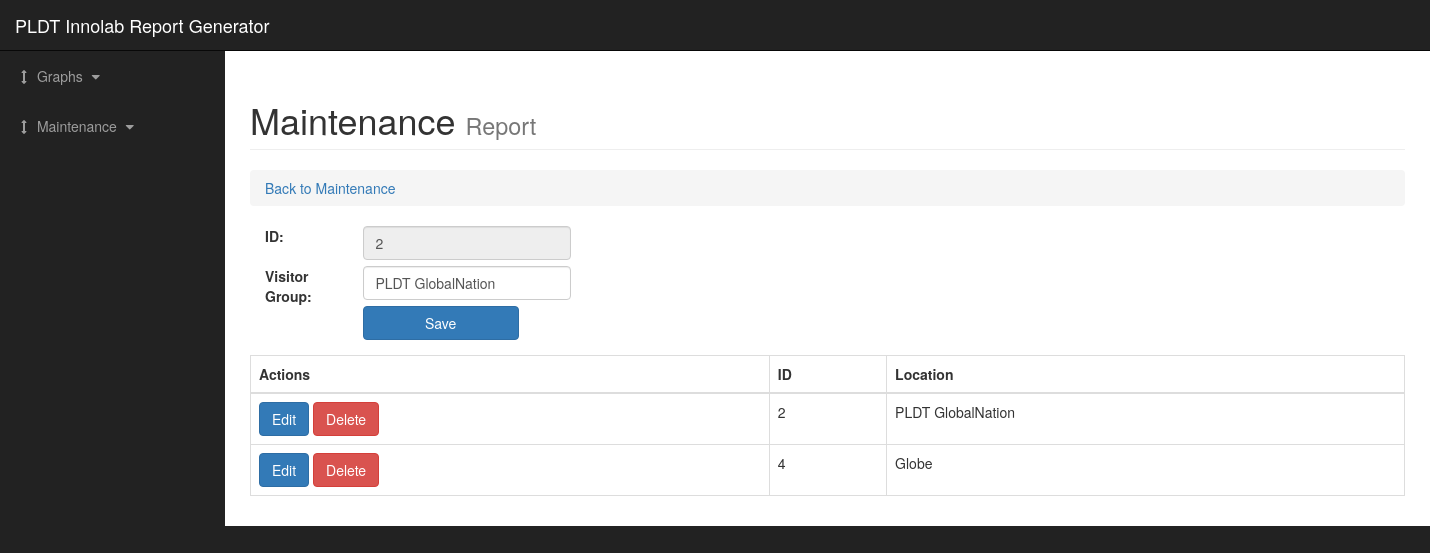
The app's page /user/maintenance/group_update.php?id=2 with its own data.
### tables this page shows
CREATE TABLE `tblgroup` (
  `GroupID` int(20) NOT NULL,
  `GroupName` varchar(50) NOT NULL,
  `GroupCTR` int(20) NOT NULL,
  `GroupIsActive` tinyint(1) NOT NULL
);

### user/maintenance/group_update.php (the view, shortened to what this page needs)
<?php
require_once('../../database/config.php');
?>
<!DOCTYPE html>
<html lang="en">
<head>
	<link href="../../css/bootstrap.min.css" rel="stylesheet">
	<link href="../../css/sb-admin.css" rel="stylesheet">
	<link href="../../font-awesome/css/font-awesome.min.css" rel="stylesheet" type="text/css">
</head>
<body>
	<form method="post">
		<div id="wrapper">
			<nav class="navbar navbar-inverse navbar-fixed-top" role="navigation">
				<div class="navbar-header">
					<a class="navbar-brand" href="../index.php">PLDT Innolab Report Generator</a>
				</div>
				<div class="collapse navbar-collapse navbar-ex1-collapse">
					<ul class="nav navbar-nav side-nav">
						<li>
							<a href="javascript:;" data-toggle="collapse" data-target="#demo"><i class="fa fa-fw fa-arrows-v"></i> Graphs <i class="fa fa-fw fa-caret-down"></i></a>
						</li>
						<li>
							<a href="javascript:;" data-toggle="collapse" data-target="#main"><i class="fa fa-fw fa-arrows-v"></i> Maintenance <i class="fa fa-fw fa-caret-down"></i></a>
						</li>
					</ul>
				</div>
			</nav>
			<div id="page-wrapper">
				<div class="container-fluid">
					<div class="row">
						<div class="col-lg-12">
							<h1 class="page-header">
								Maintenance
								<small>Report</small>
							</h1>
							<ol class="breadcrumb">
								<li class="active">
									<a href="../index.php"> Back to Maintenance </a>
								</li>
							</ol>
						</div>
					</div>
					<?php
					$id = $_GET['id'];
					if(isset($id)){
						$sql = "SELECT * FROM ict_database.tblgroup WHERE GroupID = '$id'";
						$query = mysqli_query($conn,$sql);
						$data=mysqli_fetch_array($query);
						?>
						<div class="container form-group" >
							<div class="row">
								<div class="col-xs-1">
									<label>ID: &nbsp;</label>
								</div>
								<div class="col-xs-11">
									<input name ="txtGrpID" class="form-control" type="text" style="width:20%" value="<?php echo $data['GroupID']?>"  readonly>
								</div>
								<br><br>
								<div class="col-xs-1">
									<label>Visitor Group: &nbsp;</label>
								</div>
								<div class="col-xs-11">
									<input name="txtNameGrp" class="form-control disabled" type="text" style="width:20%" value="<?php echo $data['GroupName']?>">
								</div><br><br>
								<div class="col-xs-11 offset col-xs-.5">
									<input class="btn btn-primary" style="width:15%!important;" name="btnSubmit" id="btnSubmit" value="Save" type="submit">
								</div>
							</div>
						</div>
						<?php
					}
					else{
						echo "<script>location.href='vgroup.php'</script>";
					}
					?>
					<div class="table-responsive">
						<table class="table table-bordered table-hover">
							<thead>
								<tr>
									<th>Actions</th>
									<th>ID</th>
									<th>Location</th>
								</tr>
							</thead>
							<tbody>
								<?php
								$sql = "SELECT * FROM ict_database.tblgroup WHERE GroupIsActive = 1";
								$query = mysqli_query($conn,$sql);
								while($row=mysqli_fetch_array($query)){
									?>
									<tr>
										<td><a href="group_update.php?id=	<?php echo $row['GroupID']?>" class="btn btn-primary"> Edit</a>
											<a name="btnDelete" onclick="return confirm('Delete Data?')" href="group_delete.php?del= <?php echo $row['GroupID']?>" class="btn btn-danger" >Delete</a>
										</td>
										<td><?php echo $row['GroupID']?></td>
										<td><?php echo $row['GroupName']?></td>
									</tr>
									<?php
								}
								?>
							</tbody>
						</table>
					</div>
				</div>
			</div>
		</div>
	</form>
</body>
</html>

### css/sb-admin.css (style rules this page uses)
body { margin-top: 100px; background-color: #222; }
@media (min-width:768px) { body { margin-top: 50px; } }
#wrapper { padding-left: 0; }
#page-wrapper { width: 100%; padding: 0; background-color: #fff; }
@media (min-width:768px) { #wrapper { padding-left: 225px; } }
@media (min-width:768px) { #page-wrapper { padding: 10px; } }
@media (min-width:768px) { .side-nav { position: fixed; top: 51px; left: 225px; width: 225px; margin-left: -225px; border: none; border-radius: 0; overflow-y: auto; background-color: #222; bottom: 0; overflow-x: hidden; padding-bottom: 40px; } }
@media (min-width:768px) { .side-nav>li>a { width: 225px; } }

### user/maintenance/group_update.php (style rules this page uses)
body { overflow-x:hidden; }

### records on screen
tblgroup: txtGrpID "2", txtNameGrp "PLDT GlobalNation", GroupID "2", GroupName "PLDT GlobalNation"
tblgroup: GroupID "4", GroupName "Globe"
